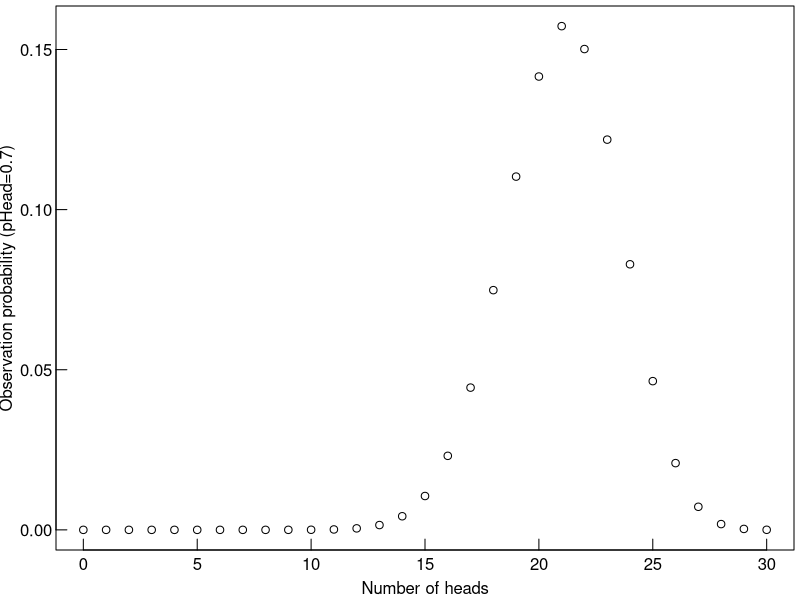
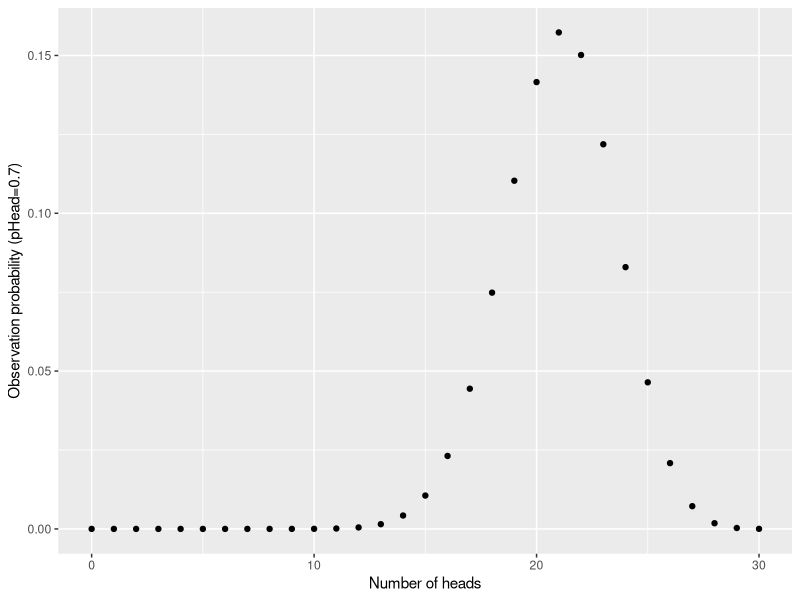
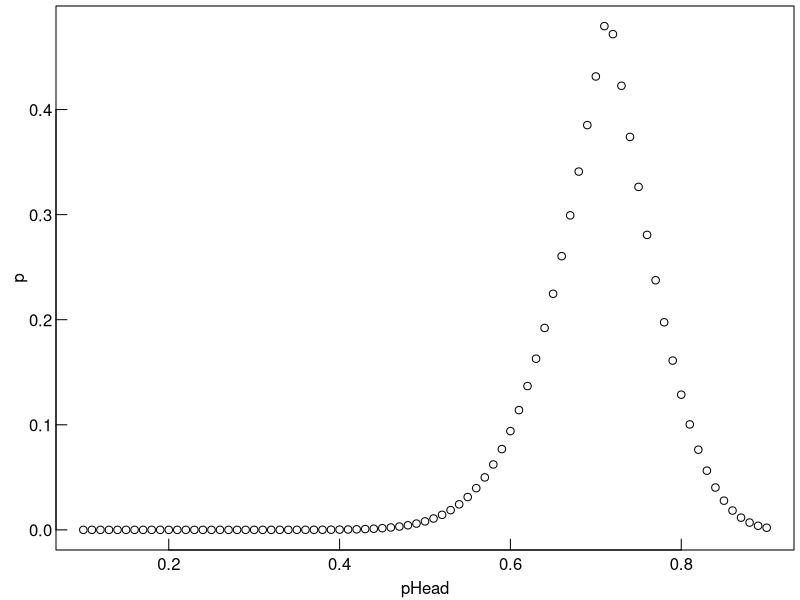
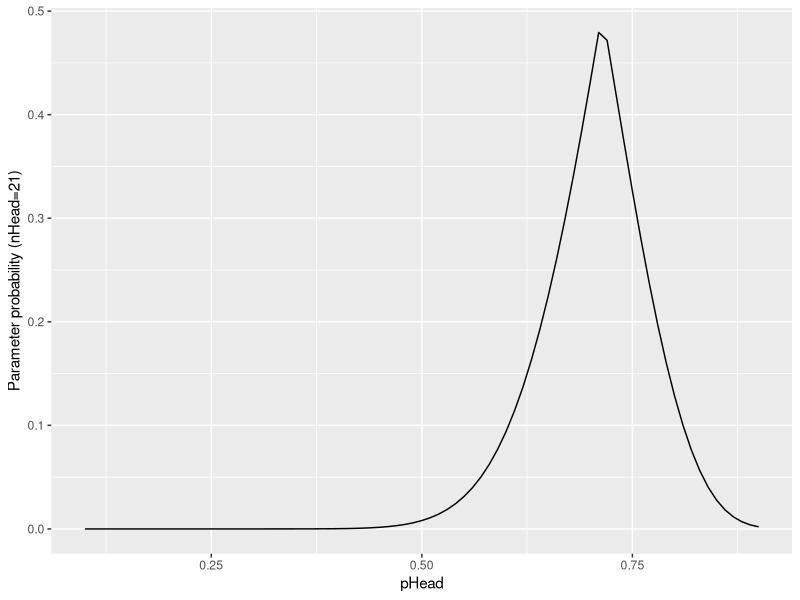

Write the R code that produced these figures, in order.


windows(width=3.4,height=2.8, pointsize=10, record=TRUE)
par( las=1 )					#also y axis labels horizontal
par(mar=c(2.2,2.5,0,0)+0.3 )  #margins
par(tck=0.02 )				#axe-tick length inside plots             
par(mgp=c(1.4,0.2,0) )  #positioning of axis title, axis labels, axis

pHead<-pHead0<-0.7
n=30
y=0:n
#?pbinom
p<-dbinom(y,n,pHead)

plot(p~y,ylab="", xlab="Number of heads" )
mtext("Observation probability (pHead=0.7)",2,2,las=0)
library(ggplot2)
qplot(y,p,xlab="Number of heads",ylab="Observation probability (pHead=0.7)")

library(MASS)	#fitdistr
#?fitdistr
pHead <- seq(0.1,0.9,length.out=8*10+1)
y <- pHead0*n
p<-0.5-abs(pbinom(y,n,pHead)-0.5)
plot(p~pHead)
qplot(pHead,p,xlab="pHead",ylab="Parameter probability (nHead=21)",geom="line" )


